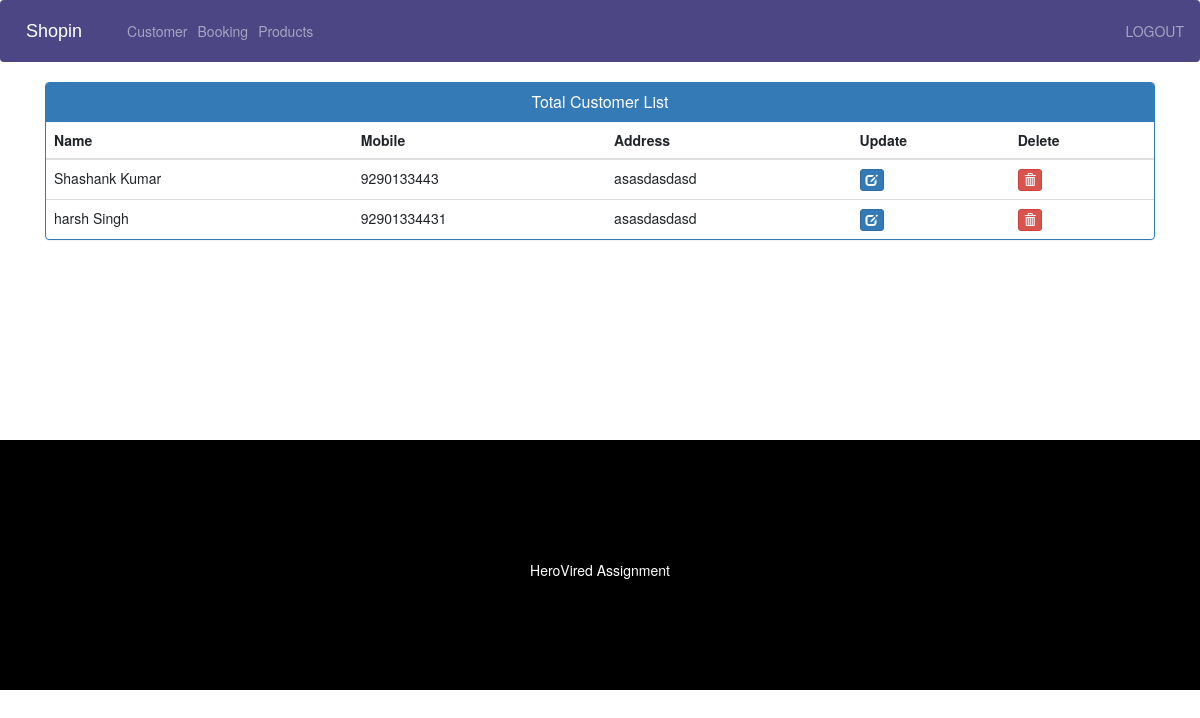
Page /view-customer (signed in) on the earlier database version.
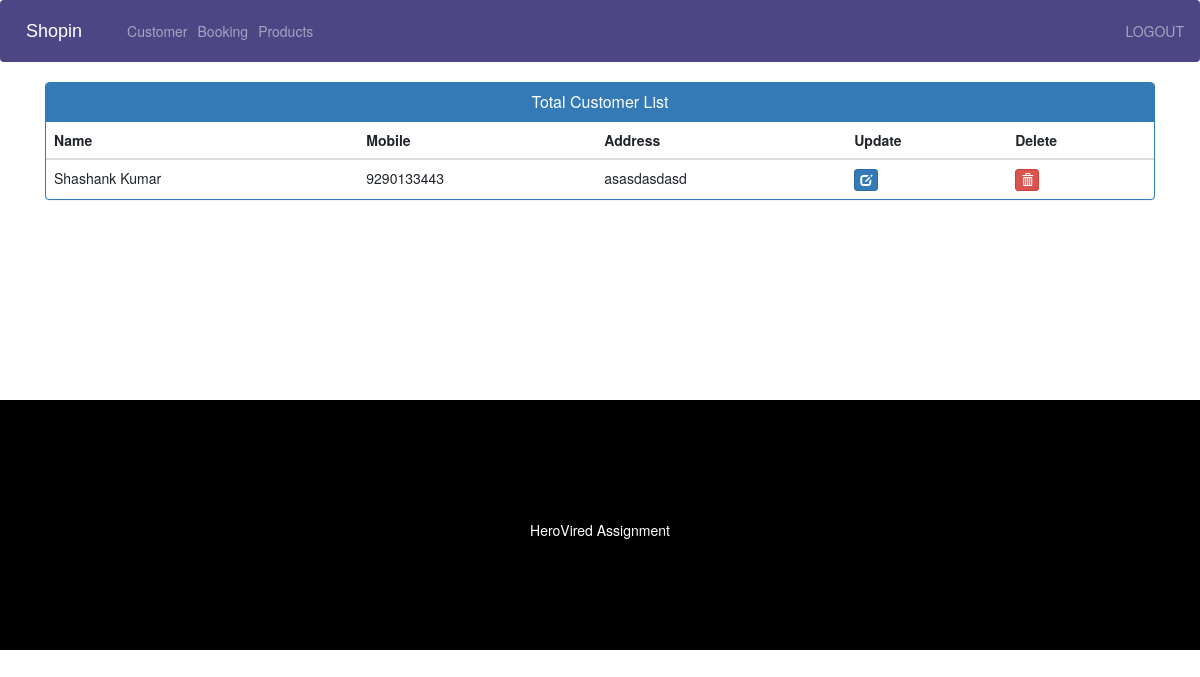
Same page on the later database version.
### ecom/models.py (models this page shows, shortened)
class Customer(models.Model):
    user=models.OneToOneField(User,on_delete=models.CASCADE)
    address = models.CharField(max_length=40)
    mobile = models.CharField(max_length=20,null=False)
    @property
    def get_name(self):
        return self.user.first_name+" "+self.user.last_name

### ecom/views.py (the view)
# urls.py: path('view-customer', views.view_customer_view,name='view-customer'),
@login_required(login_url='adminlogin')
def view_customer_view(request):
    customers=models.Customer.objects.all()
    return render(request,'ecom/view_customer.html',{'customers':customers})

### templates/ecom/view_customer.html (shortened to what this page needs)
{% extends 'ecom/admin_base.html' %}
{% load static %}
{% block content %}
<head>
  <link href="//netdna.bootstrapcdn.com/bootstrap/3.0.0/css/bootstrap.min.css" rel="stylesheet" id="bootstrap-css">
</head>
<div class="container">
  <div class="panel panel-primary">
    <div class="panel-heading">
      <h6 class="panel-title">Total Customer List</h6>
    </div>
    <table class="table table-hover" id="dev-table">
      <thead>
        <tr>
          <th>Name</th>
          <th>Mobile</th>
          <th>Address</th>
          <th>Update</th>
          <th>Delete</th>
        </tr>
      </thead>
      {% for c in customers %}
      <tr>
        <td> {{c.get_name}}</td>
        <td>{{c.mobile}}</td>
        <td>{{c.address}}</td>
        <td><a class="btn btn-primary btn-xs" href="{% url 'update-customer' c.id  %}"><span class="glyphicon glyphicon-edit"></span></a></td>
        <td><a class="btn btn-danger btn-xs" href="{% url 'delete-customer' c.id  %}"><span class="glyphicon glyphicon-trash"></span></a></td>
      </tr>
      {% endfor %}
    </table>
  </div>
</div>
{% endblock content %}

Differences in the rows shown:
removed Customer: get_name "harsh Singh", mobile "92901334431", address "asasdasdasd"
